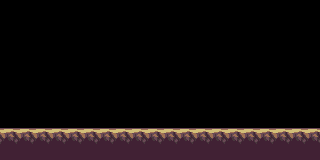

This game map was drawn from its Tiled (.tmx) file and the tilesets committed beside it. A one-line description and the full map source follow:
An orthogonal 20x10 tile map with 16x16 px tiles, 1 tile layer (ground).

<map version="1.4" tiledversion="1.4.1" orientation="orthogonal" renderorder="right-down" width="20" height="10" tilewidth="16" tileheight="16" infinite="0" nextlayerid="2" nextobjectid="1">
 <tileset firstgid="1" name="tileset_map1" tilewidth="16" tileheight="16" tilecount="60" columns="10">
  <image source="img/tileset.png" width="160" height="96" />
  <tile id="1">
   <properties>
    <property name="collide" type="bool" value="true" />
   </properties>
  </tile>
 </tileset>
 <layer id="1" name="ground" width="20" height="10">
  <data encoding="csv">
0,0,0,0,0,0,0,0,0,0,0,0,0,0,0,0,0,0,0,0,
0,0,0,0,0,0,0,0,0,0,0,0,0,0,0,0,0,0,0,0,
0,0,0,0,0,0,0,0,0,0,0,0,0,0,0,0,0,0,0,0,
0,0,0,0,0,0,0,0,0,0,0,0,0,0,0,0,0,0,0,0,
0,0,0,0,0,0,0,0,0,0,0,0,0,0,0,0,0,0,0,0,
0,0,0,0,0,0,0,0,0,0,0,0,0,0,0,0,0,0,0,0,
0,0,0,0,0,0,0,0,0,0,0,0,0,0,0,0,0,0,0,0,
0,0,0,0,0,0,0,0,0,0,0,0,0,0,0,0,0,0,0,0,
2,2,2,2,2,2,2,2,2,2,2,2,2,2,2,2,2,2,2,2,
12,12,12,12,12,12,12,12,12,12,12,12,12,12,12,12,12,12,12,12
</data>
 </layer>
</map>
